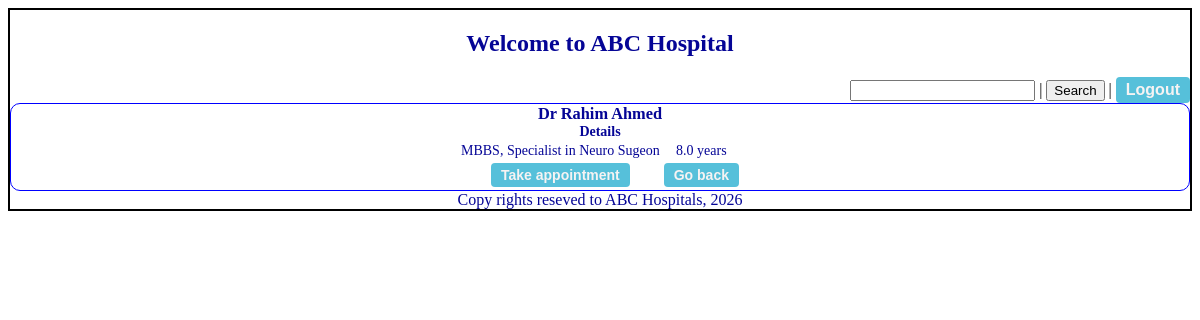
Page /dr_details/1 (signed in) on the earlier database version.
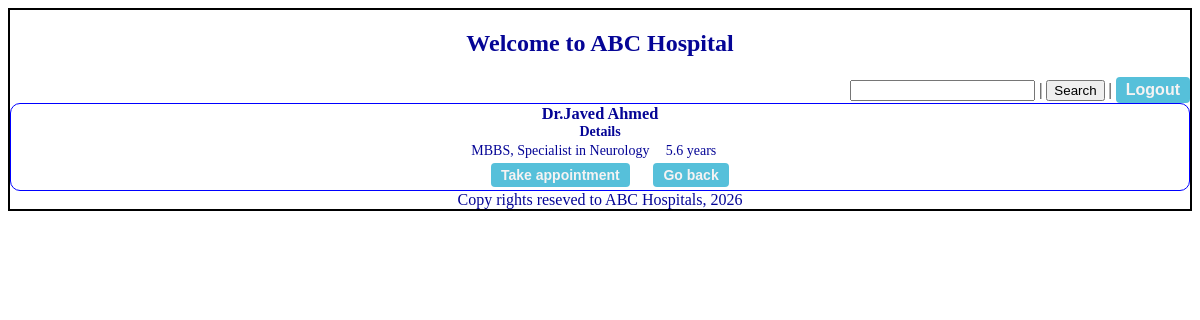
Same page on the later database version.
### models.py (models this page shows)
class Dr_Profile(db.Model):
    __tablename__='dr_profile'
    id=db.Column(db.Integer,primary_key=True)
    dr_id=db.Column(db.Integer,db.ForeignKey('user_credentials.id'),nullable=False) #linking child to parent
    full_name=db.Column(db.String,nullable=False)
    address=db.Column(db.String,nullable=False)
    spl=db.Column(db.String,nullable=False)
    exp=db.Column(db.Float,nullable=False)
    phno=db.Column(db.String,nullable=False)
    status=db.Column(db.Integer,nullable=False,default=0) #0-register, 1-approved, 2-deactivated

### controller.py (the view)
@app.route("/dr_details/<id>")
@login_required
def dr_details(id):
    dr_det=db.session.query(Dr_Profile.full_name,Dr_Profile.spl,Dr_Profile.exp,Dr_Profile.dr_id).filter(Dr_Profile.id==id).first()
    return render_template("dr_details.html",dr_details=dr_det)

### app.py (called while the page is built)
@login_manager.user_loader
def load_user(user_id):
    return User_Credentials.query.get(int(user_id))

### templates/dr_details.html
{% extends "base.html" %}
{% block content %}
<div class="dashboard-form">
        <form>
        <h3 class="center">{{dr_details.full_name}}</h3>
        <table class="center" name="Doctor">
            <caption><b>Details</b></caption>
            <tr><td>MBBS, Specialist in {{dr_details.spl}}</td><td>{{dr_details.exp}} years</td></tr>
            <tr><td><a href="/book_appointment/{{dr_details.dr_id}}" class='btn-link btn-info'>Take appointment</a></td><td><a href="/drs_by_spl/{{dr_details.spl}}" class='btn-link btn-info'>Go back</a></td></tr>
        </table>
        </form>
    </div>
{%endblock%}

Differences in the rows shown:
changed Dr_Profile: full_name "Dr Rahim Ahmed" → "Dr.Javed Ahmed"; spl "Neuro Sugeon" → "Neurology"; exp "8.0" → "5.6"
